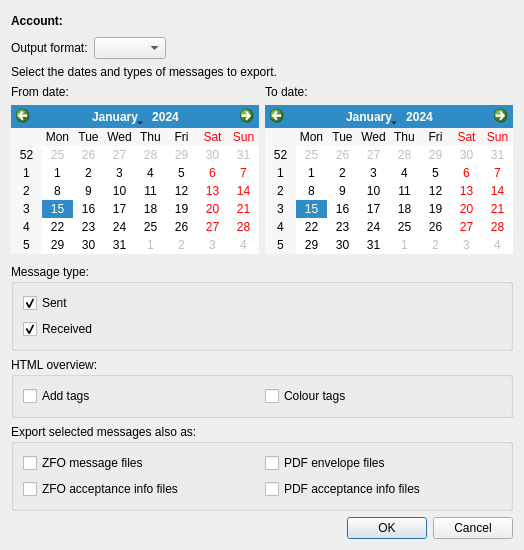
<?xml version="1.0" encoding="UTF-8"?>
<ui version="4.0">
 <class>DlgCorrespondenceOverview</class>
 <widget class="QDialog" name="DlgCorrespondenceOverview">
  <property name="geometry">
   <rect>
    <x>0</x>
    <y>0</y>
    <width>462</width>
    <height>550</height>
   </rect>
  </property>
  <property name="windowTitle">
   <string>Correspondence overview</string>
  </property>
  <layout class="QVBoxLayout" name="verticalLayout_3">
   <item>
    <layout class="QHBoxLayout" name="horizontalLayout">
     <item>
      <widget class="QLabel" name="accountLabel">
       <property name="font">
        <font>
         <weight>75</weight>
         <bold>true</bold>
        </font>
       </property>
       <property name="text">
        <string>Account:</string>
       </property>
      </widget>
     </item>
     <item>
      <widget class="QLabel" name="accountName">
       <property name="font">
        <font>
         <weight>75</weight>
         <italic>true</italic>
         <bold>true</bold>
        </font>
       </property>
       <property name="text">
        <string/>
       </property>
      </widget>
     </item>
     <item>
      <spacer name="horizontalSpacer">
       <property name="orientation">
        <enum>Qt::Horizontal</enum>
       </property>
       <property name="sizeHint" stdset="0">
        <size>
         <width>40</width>
         <height>20</height>
        </size>
       </property>
      </spacer>
     </item>
    </layout>
   </item>
   <item>
    <layout class="QHBoxLayout" name="horizontalLayout_5">
     <item>
      <widget class="QLabel" name="outputFormatLabel">
       <property name="text">
        <string>Output format:</string>
       </property>
      </widget>
     </item>
     <item>
      <widget class="QComboBox" name="outputFormatComboBox"/>
     </item>
     <item>
      <spacer name="horizontalSpacer_4">
       <property name="orientation">
        <enum>Qt::Horizontal</enum>
       </property>
       <property name="sizeHint" stdset="0">
        <size>
         <width>40</width>
         <height>20</height>
        </size>
       </property>
      </spacer>
     </item>
    </layout>
   </item>
   <item>
    <widget class="QLabel" name="infoLabel">
     <property name="text">
      <string>Select the dates and types of messages to export.</string>
     </property>
    </widget>
   </item>
   <item>
    <layout class="QHBoxLayout" name="horizontalLayout_2">
     <item>
      <layout class="QVBoxLayout" name="verticalLayout">
       <item>
        <widget class="QLabel" name="fromDateLabel">
         <property name="text">
          <string>From date:</string>
         </property>
        </widget>
       </item>
       <item>
        <widget class="QCalendarWidget" name="fromCalendarWidget"/>
       </item>
       <item>
        <spacer name="verticalSpacer">
         <property name="orientation">
          <enum>Qt::Vertical</enum>
         </property>
         <property name="sizeHint" stdset="0">
          <size>
           <width>20</width>
           <height>40</height>
          </size>
         </property>
        </spacer>
       </item>
      </layout>
     </item>
     <item>
      <layout class="QVBoxLayout" name="verticalLayout_2">
       <item>
        <widget class="QLabel" name="toDateLabel">
         <property name="text">
          <string>To date:</string>
         </property>
        </widget>
       </item>
       <item>
        <widget class="QCalendarWidget" name="toCalendarWidget"/>
       </item>
       <item>
        <spacer name="verticalSpacer_2">
         <property name="orientation">
          <enum>Qt::Vertical</enum>
         </property>
         <property name="sizeHint" stdset="0">
          <size>
           <width>20</width>
           <height>40</height>
          </size>
         </property>
        </spacer>
       </item>
      </layout>
     </item>
    </layout>
   </item>
   <item>
    <widget class="QGroupBox" name="messageType">
     <property name="title">
      <string>Message type:</string>
     </property>
     <layout class="QVBoxLayout" name="verticalLayout_4">
      <item>
       <layout class="QHBoxLayout" name="horizontalLayout_3">
        <item>
         <widget class="QCheckBox" name="sentCheckBox">
          <property name="text">
           <string>Sent</string>
          </property>
          <property name="checked">
           <bool>true</bool>
          </property>
         </widget>
        </item>
        <item>
         <widget class="QLabel" name="sentCntLabel">
          <property name="text">
           <string/>
          </property>
         </widget>
        </item>
        <item>
         <spacer name="horizontalSpacer_2">
          <property name="orientation">
           <enum>Qt::Horizontal</enum>
          </property>
          <property name="sizeHint" stdset="0">
           <size>
            <width>40</width>
            <height>20</height>
           </size>
          </property>
         </spacer>
        </item>
       </layout>
      </item>
      <item>
       <layout class="QHBoxLayout" name="horizontalLayout_4">
        <item>
         <widget class="QCheckBox" name="receivedCheckBox">
          <property name="text">
           <string>Received</string>
          </property>
          <property name="checked">
           <bool>true</bool>
          </property>
         </widget>
        </item>
        <item>
         <widget class="QLabel" name="receivedCntLabel">
          <property name="text">
           <string/>
          </property>
         </widget>
        </item>
        <item>
         <spacer name="horizontalSpacer_3">
          <property name="orientation">
           <enum>Qt::Horizontal</enum>
          </property>
          <property name="sizeHint" stdset="0">
           <size>
            <width>40</width>
            <height>20</height>
           </size>
          </property>
         </spacer>
        </item>
       </layout>
      </item>
     </layout>
    </widget>
   </item>
   <item>
    <widget class="QGroupBox" name="groupBox">
     <property name="title">
      <string>HTML overview:</string>
     </property>
     <layout class="QVBoxLayout" name="verticalLayout_6">
      <item>
       <layout class="QHBoxLayout" name="horizontalLayout_8">
        <item>
         <widget class="QCheckBox" name="addTagsCheckBox">
          <property name="text">
           <string>Add tags</string>
          </property>
         </widget>
        </item>
        <item>
         <widget class="QCheckBox" name="colourTagsCheckBox">
          <property name="text">
           <string>Colour tags</string>
          </property>
         </widget>
        </item>
       </layout>
      </item>
     </layout>
    </widget>
   </item>
   <item>
    <widget class="QGroupBox" name="ExportFiles">
     <property name="title">
      <string>Export selected messages also as:</string>
     </property>
     <layout class="QVBoxLayout" name="verticalLayout_5">
      <item>
       <layout class="QHBoxLayout" name="horizontalLayout_6">
        <item>
         <widget class="QCheckBox" name="exportZfoCheckBox">
          <property name="text">
           <string>ZFO message files</string>
          </property>
         </widget>
        </item>
        <item>
         <widget class="QCheckBox" name="exportMessageEnvelopePDFCheckBox">
          <property name="text">
           <string>PDF envelope files</string>
          </property>
         </widget>
        </item>
       </layout>
      </item>
      <item>
       <layout class="QHBoxLayout" name="horizontalLayout_7">
        <item>
         <widget class="QCheckBox" name="exportDeliveryZfoCheckBox">
          <property name="text">
           <string>ZFO acceptance info files</string>
          </property>
         </widget>
        </item>
        <item>
         <widget class="QCheckBox" name="exportDeliveryPDFCheckBox">
          <property name="text">
           <string>PDF acceptance info files</string>
          </property>
         </widget>
        </item>
       </layout>
      </item>
     </layout>
    </widget>
   </item>
   <item>
    <widget class="QDialogButtonBox" name="buttonBox">
     <property name="enabled">
      <bool>true</bool>
     </property>
     <property name="orientation">
      <enum>Qt::Horizontal</enum>
     </property>
     <property name="standardButtons">
      <set>QDialogButtonBox::Cancel|QDialogButtonBox::Ok</set>
     </property>
    </widget>
   </item>
  </layout>
 </widget>
 <tabstops>
  <tabstop>outputFormatComboBox</tabstop>
  <tabstop>fromCalendarWidget</tabstop>
  <tabstop>toCalendarWidget</tabstop>
  <tabstop>sentCheckBox</tabstop>
  <tabstop>receivedCheckBox</tabstop>
  <tabstop>addTagsCheckBox</tabstop>
  <tabstop>colourTagsCheckBox</tabstop>
  <tabstop>exportZfoCheckBox</tabstop>
  <tabstop>exportMessageEnvelopePDFCheckBox</tabstop>
  <tabstop>exportDeliveryZfoCheckBox</tabstop>
  <tabstop>exportDeliveryPDFCheckBox</tabstop>
 </tabstops>
 <resources/>
 <connections>
  <connection>
   <sender>buttonBox</sender>
   <signal>accepted()</signal>
   <receiver>DlgCorrespondenceOverview</receiver>
   <slot>accept()</slot>
   <hints>
    <hint type="sourcelabel">
     <x>248</x>
     <y>254</y>
    </hint>
    <hint type="destinationlabel">
     <x>157</x>
     <y>274</y>
    </hint>
   </hints>
  </connection>
  <connection>
   <sender>buttonBox</sender>
   <signal>rejected()</signal>
   <receiver>DlgCorrespondenceOverview</receiver>
   <slot>reject()</slot>
   <hints>
    <hint type="sourcelabel">
     <x>316</x>
     <y>260</y>
    </hint>
    <hint type="destinationlabel">
     <x>286</x>
     <y>274</y>
    </hint>
   </hints>
  </connection>
 </connections>
</ui>
